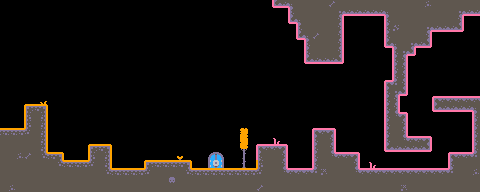

Tiled map render using the project's own tile images. Description and the map definition, with tile-layer contents summarised, below:
An orthogonal 60x24 tile map with 8x8 px tiles, 1 tile layer (ground) and 47 objects (5x ground-enemy, 4x flying-enemy, player, finish, key, ...).

<map version="1.10" tiledversion="1.11.2" orientation="orthogonal" renderorder="right-down" width="60" height="24" tilewidth="8" tileheight="8" infinite="0" nextlayerid="8" nextobjectid="117">
 <editorsettings>
  <export target="../maps/map5.json" format="json" />
 </editorsettings>
 <tileset firstgid="1" name="tilemap_packed" tilewidth="8" tileheight="8" tilecount="150" columns="15">
  <image source="../tilemap_packed.png" width="120" height="80" />
 </tileset>
 <layer id="1" name="ground" width="60" height="24">
  <data>[1440 cells, 468 non-empty, 37 distinct tile ids]</data>
 </layer>
 <objectgroup id="7" name="world">
  <object id="21" name="player" gid="106" x="211.896" y="161.929" width="8" height="8" />
  <object id="43" name="finish" gid="74" x="464" y="96" width="8" height="8" />
  <object id="92" name="key" gid="67" x="8" y="120" width="8" height="8">
   <properties>
    <property name="gateIndex" value="1" />
   </properties>
  </object>
  <object id="103" name="gate" gid="84" x="320" y="128" width="8" height="64">
   <properties>
    <property name="gateIndex" value="1" />
   </properties>
  </object>
 </objectgroup>
 <objectgroup id="4" name="coins">
  <object id="62" gid="89" x="344" y="136" width="8" height="8" />
  <object id="63" gid="89" x="352" y="136" width="8" height="8" />
  <object id="64" gid="89" x="280" y="112" width="8" height="8" />
  <object id="65" gid="89" x="280" y="104" width="8" height="8" />
  <object id="66" gid="89" x="280" y="96" width="8" height="8" />
  <object id="69" gid="89" x="424" y="72" width="8" height="8" />
  <object id="70" gid="89" x="432" y="72" width="8" height="8" />
  <object id="71" gid="89" x="344" y="112" width="8" height="8" />
  <object id="72" gid="89" x="344" y="104" width="8" height="8" />
  <object id="73" gid="89" x="344" y="96" width="8" height="8" />
  <object id="83" gid="89" x="80" y="88" width="8" height="8" />
  <object id="84" gid="89" x="80" y="96" width="8" height="8" />
  <object id="85" gid="89" x="80" y="104" width="8" height="8" />
  <object id="86" gid="89" x="96" y="88" width="8" height="8" />
  <object id="87" gid="89" x="96" y="104" width="8" height="8" />
  <object id="88" gid="89" x="96" y="96" width="8" height="8" />
  <object id="89" gid="89" x="64" y="88" width="8" height="8" />
  <object id="90" gid="89" x="64" y="96" width="8" height="8" />
  <object id="91" gid="89" x="64" y="104" width="8" height="8" />
  <object id="113" gid="89" x="456" y="128" width="8" height="8" />
  <object id="114" gid="89" x="456" y="136" width="8" height="8" />
 </objectgroup>
 <objectgroup id="5" name="enemies">
  <object id="37" name="flying-enemy" gid="114" x="296" y="104" width="8" height="8">
   <properties>
    <property name="path" value="[{&quot;x&quot;:0, &quot;y&quot;:3}, {&quot;x&quot;:0, &quot;y&quot;:0}]" />
   </properties>
  </object>
  <object id="41" name="ground-enemy" gid="115" x="312" y="128" width="8" height="8" />
  <object id="51" name="ground-enemy" gid="115" x="280" y="144" width="8" height="8" />
  <object id="55" name="ground-enemy" gid="115" x="408" y="168" width="8" height="8" />
  <object id="57" name="flying-enemy" gid="114" x="416" y="88" width="8" height="8">
   <properties>
    <property name="path" value="[{&quot;x&quot;:0, &quot;y&quot;:6}, {&quot;x&quot;:0, &quot;y&quot;:0}]" />
   </properties>
  </object>
  <object id="60" name="ground-enemy" gid="115" x="416" y="136" width="8" height="8" />
  <object id="74" name="ground-enemy" gid="115" x="96" y="144" width="8" height="8" />
  <object id="75" name="flying-enemy" gid="114" x="64" y="128" width="8" height="8">
   <properties>
    <property name="path" value="[{&quot;x&quot;:2, &quot;y&quot;:0}, {&quot;x&quot;:2, &quot;y&quot;:4}, {&quot;x&quot;:0, &quot;y&quot;:4}, {&quot;x&quot;:0, &quot;y&quot;:0}]" />
   </properties>
  </object>
  <object id="76" name="flying-enemy" gid="114" x="112" y="128" width="8" height="8">
   <properties>
    <property name="path" value="[{&quot;x&quot;:3, &quot;y&quot;:0}, {&quot;x&quot;:3, &quot;y&quot;:5}, {&quot;x&quot;:0, &quot;y&quot;:5}, {&quot;x&quot;:0, &quot;y&quot;:0}]" />
   </properties>
  </object>
 </objectgroup>
 <objectgroup id="6" name="jumpers">
  <object id="77" gid="16" x="72" y="160" width="8" height="8" />
 </objectgroup>
 <objectgroup id="2" name="spikes">
  <object id="45" gid="76" x="288" y="168" width="8" height="8" />
  <object id="46" gid="76" x="296" y="168" width="8" height="8" />
  <object id="47" gid="76" x="304" y="168" width="8" height="8" />
  <object id="48" gid="76" x="336" y="152" width="8" height="8" />
  <object id="49" gid="76" x="344" y="152" width="8" height="8" />
  <object id="50" gid="76" x="352" y="152" width="8" height="8" />
  <object id="78" gid="76" x="48" y="152" width="8" height="8" />
  <object id="79" gid="76" x="56" y="152" width="8" height="8" />
  <object id="82" gid="76" x="120" y="168" width="8" height="8" />
  <object id="93" gid="76" x="464" y="152" width="8" height="8" />
  <object id="115" gid="76" x="152" y="160" width="8" height="8" />
  <object id="116" gid="76" x="160" y="160" width="8" height="8" />
 </objectgroup>
</map>
